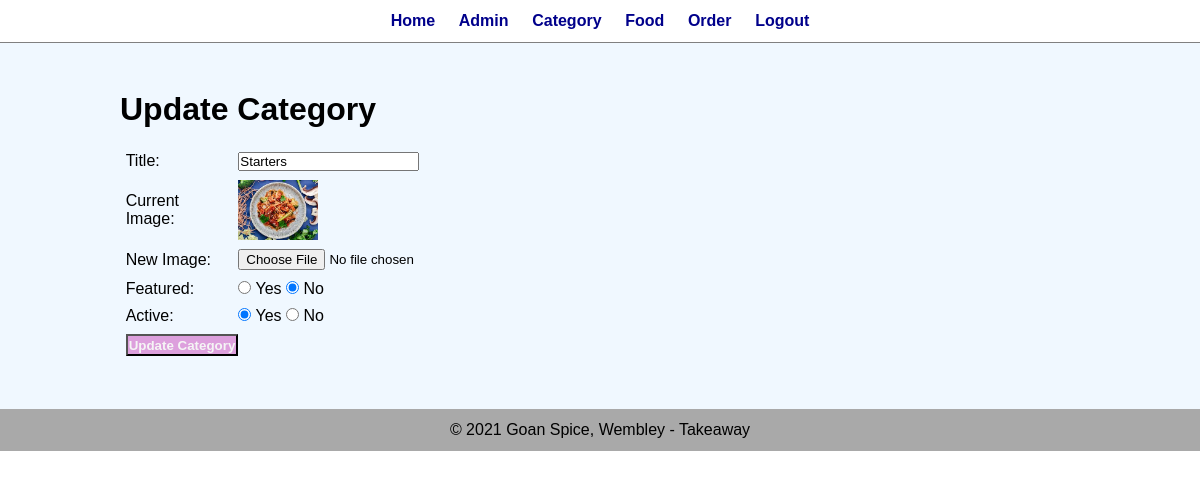
Page /admin/update-category.php?id=4 (signed in) on the committed database.
### tables this page shows
CREATE TABLE `tbl_category` (
  `id` int(11) UNSIGNED NOT NULL,
  `title` varchar(100) NOT NULL,
  `image_name` varchar(255) NOT NULL,
  `featured` varchar(11) NOT NULL,
  `active` varchar(11) NOT NULL
);

### admin/update-category.php (the view, shortened to what this page needs)
<?php include('../config/constants.php');
?>
<html>
    <head>
<link rel="stylesheet" href="../css/admin.css">
    </head>
    <body>
<div class="menu text-center">
    <div class="wrapper">
      <ul>
          <li><a href="index.php">Home</a></li>
          <li><a href="manage-admin.php">Admin</a></li>
          <li><a href="manage-category.php">Category</a></li>
          <li><a href="manage-food.php">Food</a></li>
          <li><a href="manage-order.php">Order</a></li>
          <li><a href="logout.php">Logout</a></li>
      </ul>
    </div>
    </div>
<div class="main-content">
<div class="wrapper">
    <h1>Update Category</h1>
    <br>
    <?php
        if(isset($_GET['id']))
        {
            $id = $_GET['id'];
            $sql = "SELECT * FROM tbl_category WHERE id=$id";
            $res = mysqli_query($conn, $sql);
            $count = mysqli_num_rows($res);
            if($count==1)
            {
                $row = mysqli_fetch_assoc($res);
                $title = $row['title'];
                $current_image = $row['image_name'];
                $featured = $row['featured'];
                $active = $row['active'];
            }
            else
            {
                $_SESSION['no-category-found'] = "<div class='error'>Category not found</div>";
                header('location:'.SITEURL.'admin/manage-category.php');
            }
        }
        else
        {
            header('location:'.SITEURL.'admin/manage-category.php');
        }
    ?>
    <form action="" method="post" enctype="multipart/form-data">
    <table class="tbl-30">
    <tr>
<td>Title: </td>
<td>
    <input type="text" name="title" value="<?php echo $title; ?>">
</td>
    </tr>
    <tr>
    <td>Current Image: </td>
    <td>
<?php
   if($current_image != "")
   {
?>
        <img src="<?php echo SITEURL;  ?>images/category/<?php echo $current_image; ?>" width="80px">
<?php
   }
   else
   {
       echo "<div class='error'>Image not added</div>";
   }
?>
    </td>
    </tr>
    <tr>
<td>New Image: </td>
<td>
    <input type="file" name="image">
</td>
    </tr>
    <tr>
<td>Featured: </td>
<td>
    <input <?php if($featured=="Yes"){echo "checked";} ?> type="radio" name="featured" value="Yes"> Yes
    <input <?php if($featured=="No"){echo "checked";} ?> type="radio" name="featured" value="No"> No
</td>
    </tr>
    <tr>
<td>Active: </td>
<td>
    <input <?php if($active=="Yes"){echo "checked";} ?>  type="radio" name="active" value="Yes"> Yes
    <input <?php if($active=="No"){echo "checked";} ?> type="radio" name="active" value="No"> No
</td>
    </tr>
    <tr>
    <td>
    <input type="submit" name="submit" value="Update Category" class="btn-secondary">
    </td>
    </tr>
    </table>
  </form>
</div>
</div>
<div class="footer">
   <div class="wrapper">
    <p class="text-center">&copy; 2021 Goan Spice, Wembley - Takeaway</p>
    </div>
</div>
    </body>
</html>

### css/admin.css (style rules this page uses)
* { margin: 0; padding: 0; font-family: Arial, Helvetica, sans-serif; }
.wrapper { padding: 1%; width: 80%; margin: 0 auto; }
.text-center { text-align: center; }
.tbl-30 { width: 30%; }
table tr td { padding: 1%; }
.btn-secondary { background-color: plum; padding: 1%; color: whitesmoke; text-decoration: none; font-weight: bold; }
.menu { border-bottom: 1px solid grey; }
.menu ul { list-style: none; }
.menu ul li { display: inline; padding: 1%; }
.menu ul li a { text-decoration: none; font-weight: bold; color: darkblue; }
.main-content { background-color: aliceblue; padding: 3% 0; }
.footer { background-color: darkgray; }

### rows in the picture
tbl_category: title "Starters", image_name (picture), featured "☑", active "☑"
